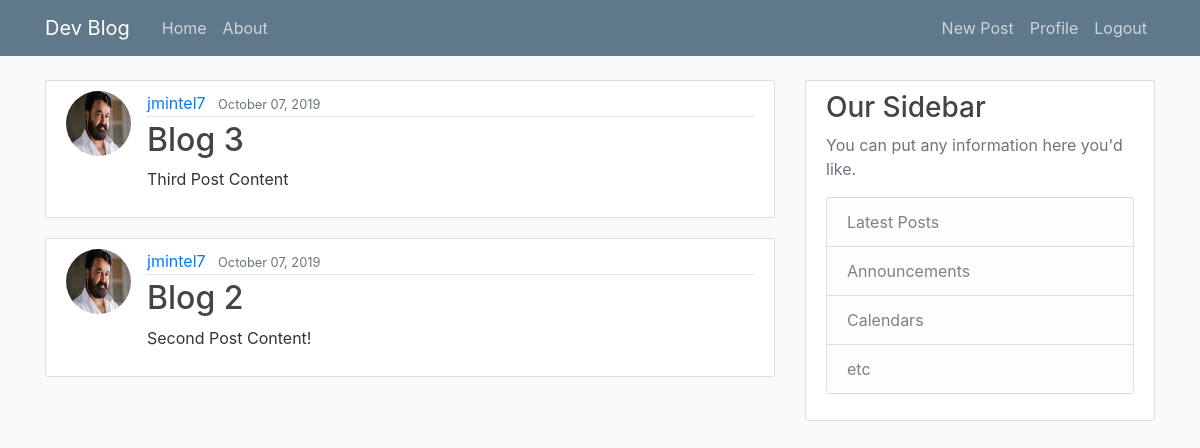
Page / (signed in) on the earlier database version.
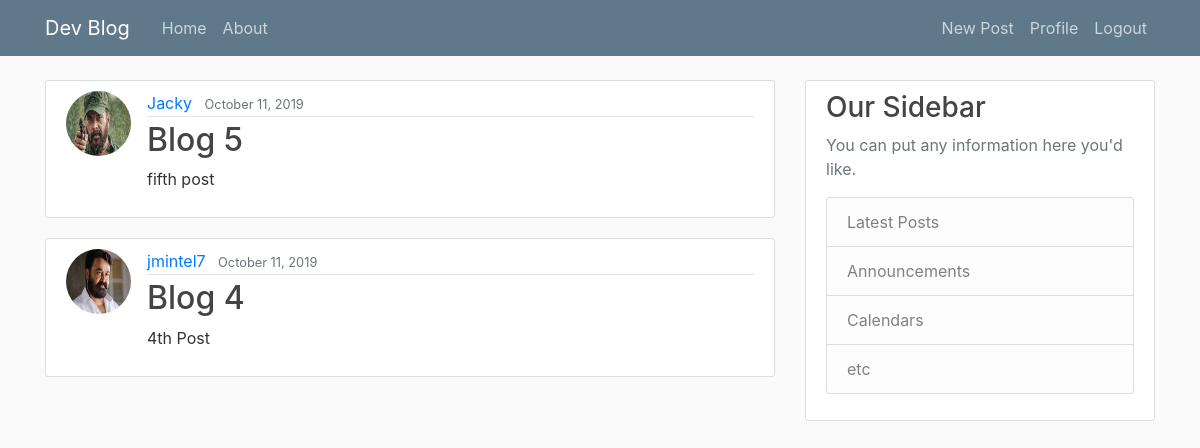
Same page on the later database version.
### blog/models.py (models this page shows, shortened)
class Post(models.Model):
    title = models.CharField(max_length=100)
    content = models.TextField()
    date_posted = models.DateTimeField(default=timezone.now)
    author = models.ForeignKey(User, on_delete=models.CASCADE)

### users/models.py (models this page shows, shortened)
class Profile(models.Model):
    user = models.OneToOneField(User, on_delete=models.CASCADE)
    image = models.ImageField(default='default.jpg', upload_to= 'profile_pics/')

### blog/views.py (the view)
# urls.py: path('', PostListView.as_view(), name='blog-home'),
class PostListView(LoginRequiredMixin,ListView):
    model = Post
    template_name = 'blog/home.html' # <app>/<model>_<viewtype>.html
    context_object_name = 'posts'
    ordering = ['-date_posted']
    paginate_by = 2
    extra_context = {'title':'Home'}

### blog/templates/blog/home.html
{% extends 'blog/base.html' %}
{% block content %}
    {% for post in posts %}
        <article class="media content-section">
            <img class="rounded-circle article-img" src="{{ post.author.profile.image.url }}">
            <div class="media-body">
                <div class="article-metadata">
                      <a class="mr-2" href="#">{{ post.author }}</a>
                      <small class="text-muted">{{ post.date_posted|date:"F d, Y" }}</small>
                </div>
                <h2><a class="article-title" href="{% url 'post-detail' post.id %}">{{ post.title }}</a></h2>
                <p class="article-content">{{ post.content }}</p>
            </div>
        </article>
    {% endfor %}
{% endblock content %}

Differences in the rows shown:
no longer on this page (row unchanged): Post: author.profile.image (picture), author "jmintel7", date_posted "October 07, 2019", title "Blog 3", content "Third Post Content"
no longer on this page (row unchanged): Post: author.profile.image (picture), author "jmintel7", date_posted "October 07, 2019", title "Blog 2", content "Second Post Content!"
added Post: author.profile.image (picture), author "Jacky", date_posted "October 11, 2019", title "Blog 5", content "fifth post"
added Post: author.profile.image (picture), author "jmintel7", date_posted "October 11, 2019", title "Blog 4", content "4th Post"
